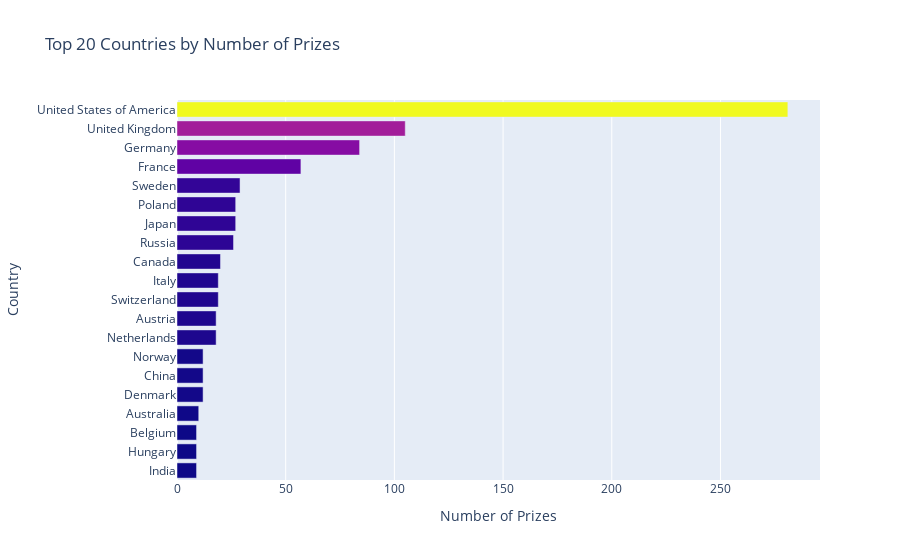

Source (notebook cell):
### Markdown cell above
It is better to use birth_country_current, because there are cases where the nobel laurate's family immigrates -> They only spend a short portion of their timespan in ther birth_country.
Least problematic column is the year?

### Code cell
top20_countries_hbar = px.bar(data_frame=top20_countries,x="prize",y="birth_country_current",orientation="h",
                              color="prize",
                              title="Top 20 Countries by Number of Prizes")
top20_countries_hbar.update_layout(yaxis_title = "Country",xaxis_title = "Number of Prizes",yaxis=dict(autorange="reversed"),
                                   coloraxis_showscale=False)

### Figure 1 — Plotly figure (JSON) as saved in the notebook; plotly's stock layout.template omitted (floating-point values rounded to 4 significant figures)
{"data": [{"hovertemplate": "prize=%{marker.color}<br>birth_country_current=%{y}<extra></extra>", "legendgroup": "", "marker": {"color": [281, 105, 84, 57, 29, 27, 27, 26, 20, 19, 19, 18, 18, 12, 12, 12, 10, 9, 9, 9], "coloraxis": "coloraxis", "pattern": {"shape": ""}}, "name": "", "orientation": "h", "showlegend": false, "textposition": "auto", "type": "bar", "x": [281, 105, 84, 57, 29, 27, 27, 26, 20, 19, 19, 18, 18, 12, 12, 12, 10, 9, 9, 9], "xaxis": "x", "y": ["United States of America", "United Kingdom", "Germany", "France", "Sweden", "Poland", "Japan", "Russia", "Canada", "Italy", "Switzerland", "Austria", "Netherlands", "Norway", "China", "Denmark", "Australia", "Belgium", "Hungary", "India"], "yaxis": "y"}], "layout": {"barmode": "relative", "coloraxis": {"colorbar": {"title": {"text": "prize"}}, "colorscale": [[0, "#0d0887"], [0.1111, "#46039f"], [0.2222, "#7201a8"], [0.3333, "#9c179e"], [0.4444, "#bd3786"], [0.5556, "#d8576b"], [0.6667, "#ed7953"], [0.7778, "#fb9f3a"], [0.8889, "#fdca26"], [1, "#f0f921"]], "showscale": false}, "legend": {"tracegroupgap": 0}, "title": {"text": "Top 20 Countries by Number of Prizes"}, "xaxis": {"anchor": "y", "domain": [0, 1], "title": {"text": "Number of Prizes"}}, "yaxis": {"anchor": "x", "autorange": "reversed", "domain": [0, 1], "title": {"text": "Country"}}}}
